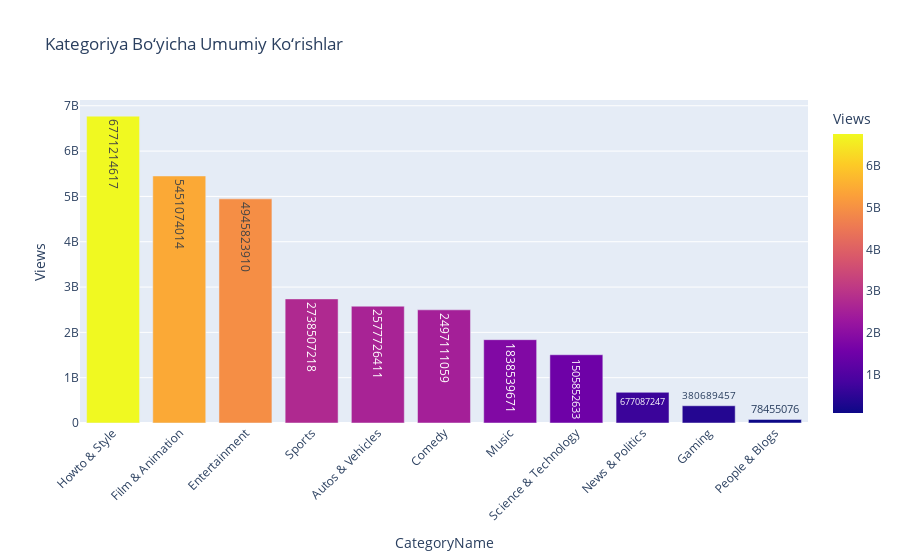

Notebook source saved alongside this figure:
### Markdown cell above
# Kategoriya bo‘yicha ko‘rishlar

### Code cell
category_views = df.groupby('CategoryName', as_index=False)['Views'].sum().sort_values('Views', ascending=False)

fig = px.bar(
    category_views,
    x='CategoryName',
    y='Views',
    color='Views',
    title='Kategoriya Bo‘yicha Umumiy Ko‘rishlar',
    text='Views'
)
fig.update_layout(xaxis_tickangle=-45)
fig.show()

### Figure 1 — Plotly figure (JSON) as saved in the notebook; plotly's stock layout.template omitted (floating-point values rounded to 4 significant figures)
{"data": [{"hovertemplate": "CategoryName=%{x}<br>Views=%{marker.color}<extra></extra>", "legendgroup": "", "marker": {"color": [6771214617, 5451074014, 4945823910, 2738507218, 2577726411, 2497111059, 1838539671, 1505852633, 677087247, 380689457, 78455076], "coloraxis": "coloraxis", "pattern": {"shape": ""}}, "name": "", "orientation": "v", "showlegend": false, "text": [6771000000.0, 5451000000.0, 4946000000.0, 2739000000.0, 2578000000.0, 2497000000.0, 1839000000.0, 1506000000.0, 677100000.0, 380700000.0, 78460000.0], "textposition": "auto", "type": "bar", "x": ["Howto & Style", "Film & Animation", "Entertainment", "Sports", "Autos & Vehicles", "Comedy", "Music", "Science & Technology", "News & Politics", "Gaming", "People & Blogs"], "xaxis": "x", "y": [6771214617, 5451074014, 4945823910, 2738507218, 2577726411, 2497111059, 1838539671, 1505852633, 677087247, 380689457, 78455076], "yaxis": "y"}], "layout": {"barmode": "relative", "coloraxis": {"colorbar": {"title": {"text": "Views"}}, "colorscale": [[0, "#0d0887"], [0.1111, "#46039f"], [0.2222, "#7201a8"], [0.3333, "#9c179e"], [0.4444, "#bd3786"], [0.5556, "#d8576b"], [0.6667, "#ed7953"], [0.7778, "#fb9f3a"], [0.8889, "#fdca26"], [1, "#f0f921"]]}, "legend": {"tracegroupgap": 0}, "title": {"text": "Kategoriya Bo‘yicha Umumiy Ko‘rishlar"}, "xaxis": {"anchor": "y", "domain": [0, 1], "tickangle": -45, "title": {"text": "CategoryName"}}, "yaxis": {"anchor": "x", "domain": [0, 1], "title": {"text": "Views"}}}}
